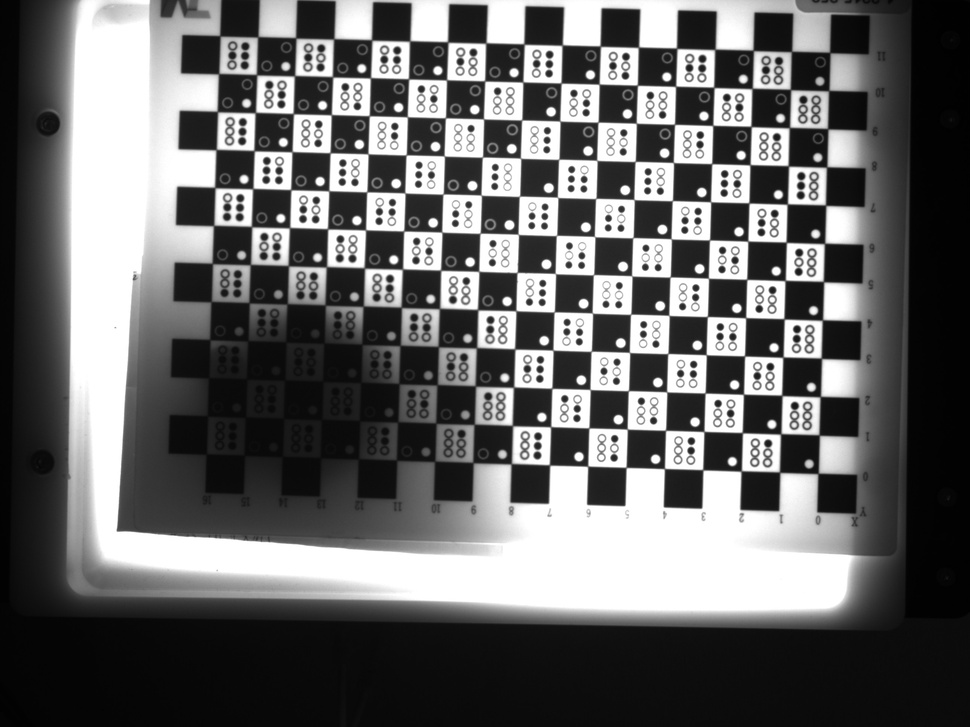
#> input picture Mycode/Correction/26.jpg, 970 x 727 px, shrunk from 2592 x 1944 before the run, found by its file name
$ python singleChessboard.py
#> lines starting #> are read from the running program, lines starting #| are printed output that depends on the picture; after the words box and inside, x2 and y2 are one past the last pixel; in counts of white or black regions, pixels touching at a corner belong together
import cv2
import numpy as np
import os

# 單張圖片路徑
image_path = 'C:\\Users\\123\\Documents\\GitHub\\DobotM1Project\\Mycode\\Correction\\26.jpg'

# 棋盤格規格
CHECKERBOARD = (17, 12)
criteria = (cv2.TERM_CRITERIA_EPS + cv2.TERM_CRITERIA_MAX_ITER, 30, 0.001)

# 讀取圖像
img = cv2.imread(image_path)
#> img is the input picture: shape (727, 970, 3); min 0, max 255, mean 103.9
gray = cv2.cvtColor(img, cv2.COLOR_BGR2GRAY)

# 找出棋盤角點
ret, corners = cv2.findChessboardCorners(gray, CHECKERBOARD, None)
#> ret = True; corners = 204 rows, first 8: [817.9, 473.3], [779.7, 472.1], [741.4, 471], [702.4, 469.5], [664.4, 468.5], [625.5, 467], [588.1, 465.2], [548.8, 464.4]

if ret and corners.shape[0] == CHECKERBOARD[0] * CHECKERBOARD[1]:
    # 精煉角點位置
    corners2 = cv2.cornerSubPix(gray, corners, (11, 11), (-1, -1), criteria)
#> corners2 = 204 rows, first 8: [816.6, 472.2], [778.5, 471.3], [740.5, 469.4], [702.2, 469.3], [663.3, 467.1], [625.1, 466.7], [586.5, 464.6], [548.4, 464.3]

    # 繪製角點
    img_with_points = cv2.drawChessboardCorners(img.copy(), CHECKERBOARD, corners2, ret)
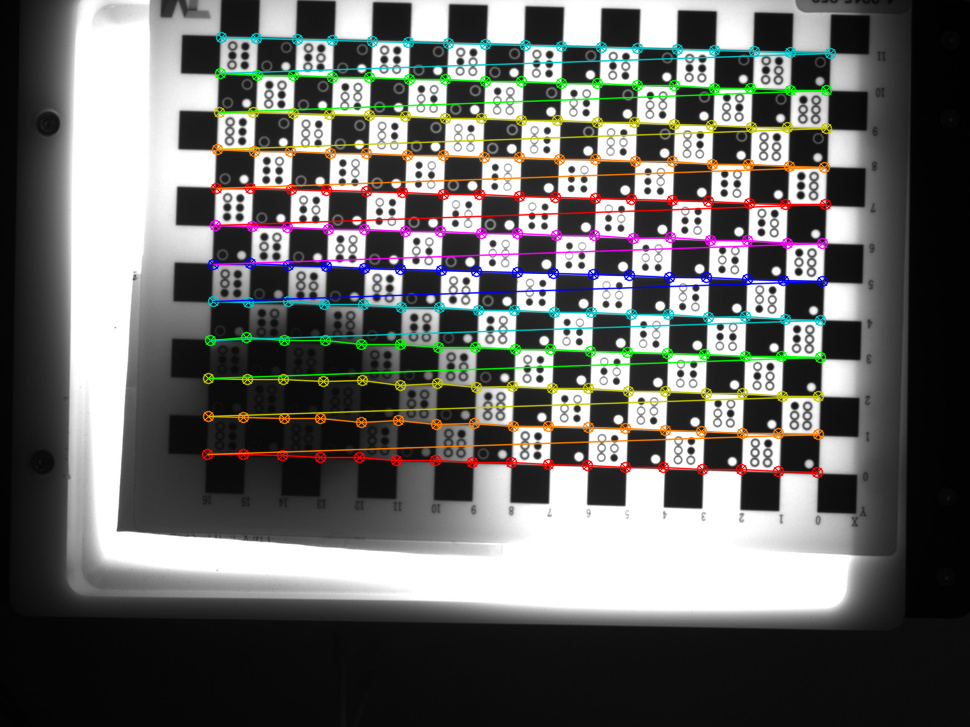
#> img_with_points: shape (727, 970, 3); mean B, G, R 102.1, 104.5, 104.6

    # 儲存點位資料 (id, x, y)
    point_data = []
    for idx, corner in enumerate(corners2):
        x, y = corner.ravel()
        point_data.append([idx, x, y])
        corner_pos = tuple(corner.ravel().astype(int))
        cv2.putText(img_with_points, str(idx), corner_pos, cv2.FONT_HERSHEY_SIMPLEX, 0.5, (0, 255, 0), 1, cv2.LINE_AA)
#> this loop made 204 passes
#> (x, y, corner_pos) on passes 1 to 3: (816.6, 472.2, (816, 472)), (778.5, 471.3, (778, 471)), (740.5, 469.4, (740, 469))
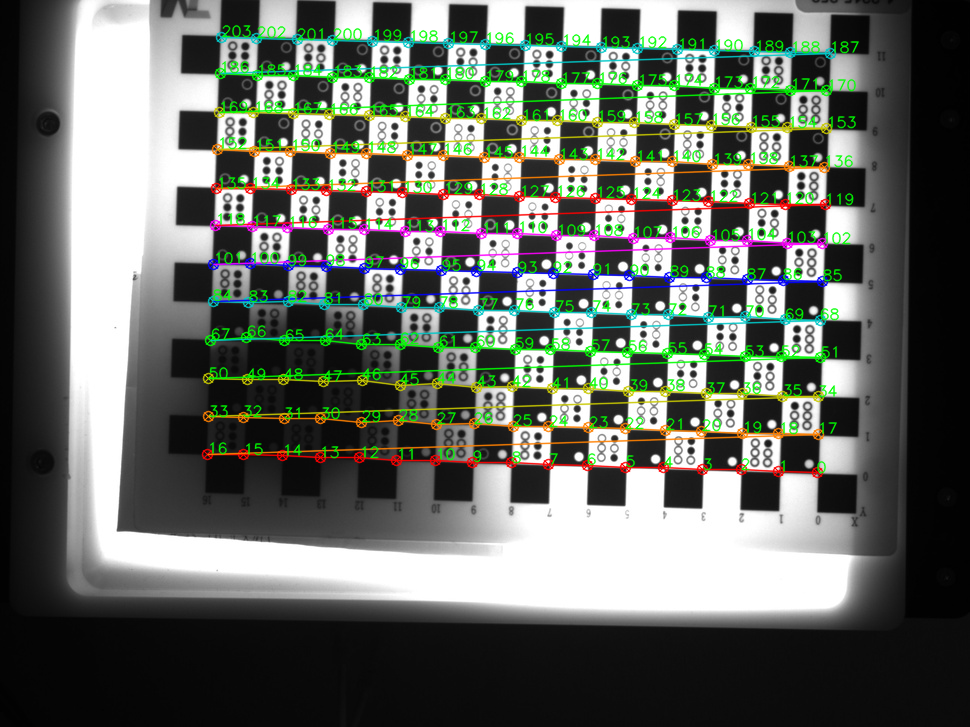
#> img_with_points: shape (727, 970, 3); 4.92% of pixels changed, all inside (x1, y1, x2, y2) = (209, 24, 860, 474)
#> after the loop, point_data = 204 items, first 6: [0, 816.6, 472.2], [1, 778.5, 471.3], [2, 740.5, 469.4], [3, 702.2, 469.3], [4, 663.3, 467.1], [5, 625.1, 466.7]

    # 顯示圖像（視窗可手動縮放）
    cv2.namedWindow("Chessboard with Corner Index", cv2.WINDOW_NORMAL)
    cv2.imshow("Chessboard with Corner Index", img_with_points)
    cv2.waitKey(0)
    cv2.destroyAllWindows()

    # 取得原圖所在資料夾與檔名
    img_dir = os.path.dirname(image_path)
    base_filename = os.path.splitext(os.path.basename(image_path))[0]

    # 儲存標註圖像
    output_img_path = os.path.join(img_dir, base_filename + "_annotated.png")
    cv2.imwrite(output_img_path, img_with_points)
    print(f"已儲存標註圖像：{output_img_path}")

    # 儲存點位資料為 numpy 格式
    points_array = np.array(point_data, dtype=np.float32)
#> points_array = 204 rows, first 8: [0, 816.6, 472.2], [1, 778.5, 471.3], [2, 740.5, 469.4], [3, 702.2, 469.3], [4, 663.3, 467.1], [5, 625.1, 466.7], [6, 586.5, 464.6], [7, 548.4, 464.3]
    output_npy_path = os.path.join(img_dir, base_filename + "_corner_points.npy")
    np.save(output_npy_path, points_array)
    print(f"已儲存角點座標資料：{output_npy_path}")

else:
    print("未偵測到完整的棋盤格角點。")

$ run again, with Mycode/converted_jpgs/1164.jpg copied over Mycode/Correction/26.jpg
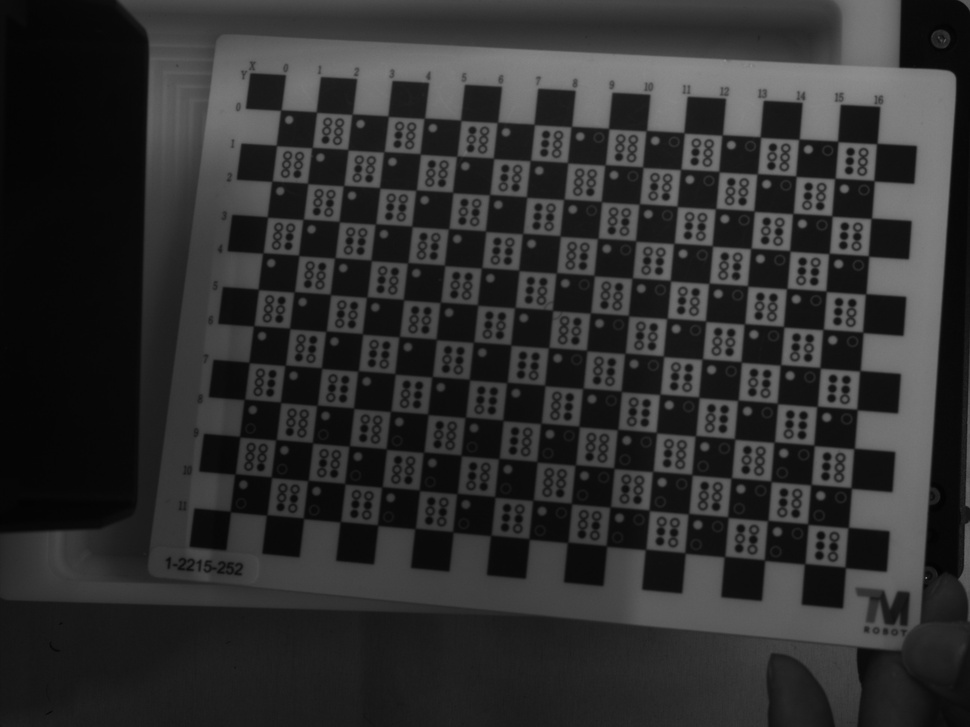
#> input picture Mycode/converted_jpgs/1164.jpg, 970 x 727 px, shrunk from 2592 x 1944 before the run, found by its file name
#> img is the input picture: shape (727, 970, 3); min 1, max 141, mean 46.9
#> ret = True; corners = 204 rows, first 8: [280.9, 109.9], [316.3, 112.2], [352, 114.2], [388.2, 116.2], [424.4, 118.2], [460.7, 120.3], [497.4, 122.3], [534.1, 124.4]
#> corners2 = 204 rows, first 8: [282.5, 111.7], [317.3, 112.9], [352.9, 116.1], [389.2, 117.1], [425.2, 120.1], [461.9, 121.2], [498.3, 124], [535.3, 125.4]
#> `img_with_points = cv2.drawChessboardCorners(img.copy(), CHECKERBOARD, ..`:
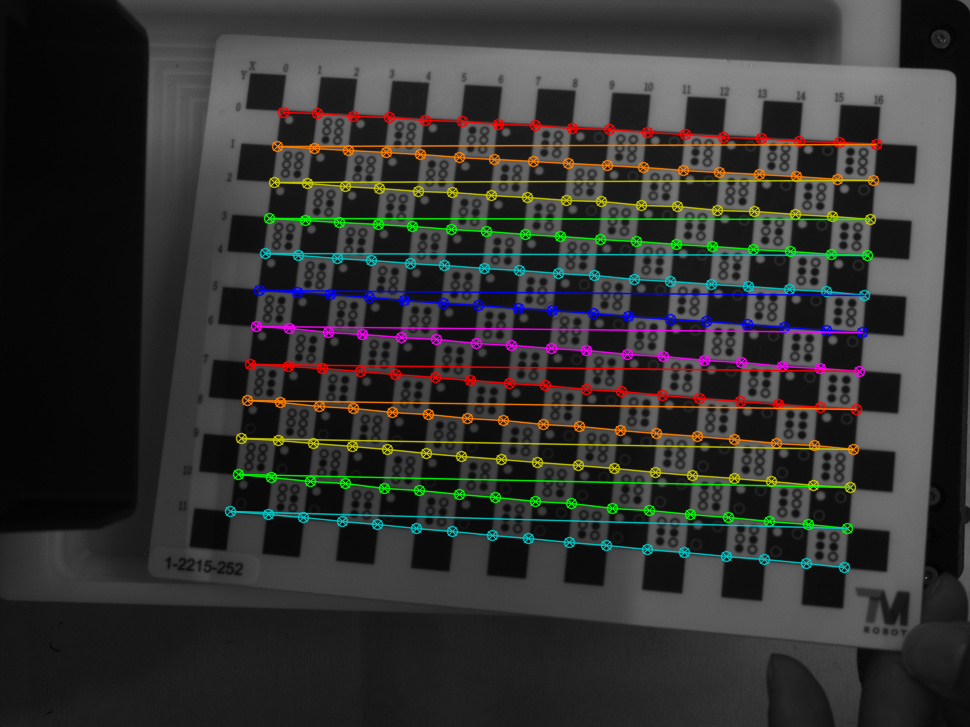
#> img_with_points: shape (727, 970, 3); mean B, G, R 48.3, 50.6, 50.7
#> the loop `for idx, corner in enumerate(corners2):` made 204 passes
#> (x, y, corner_pos) on passes 1 to 3: (282.5, 111.7, (282, 111)), (317.3, 112.9, (317, 112)), (352.9, 116.1, (352, 116))
#> after the loop `for idx, corner in enumerate(corners2):`:
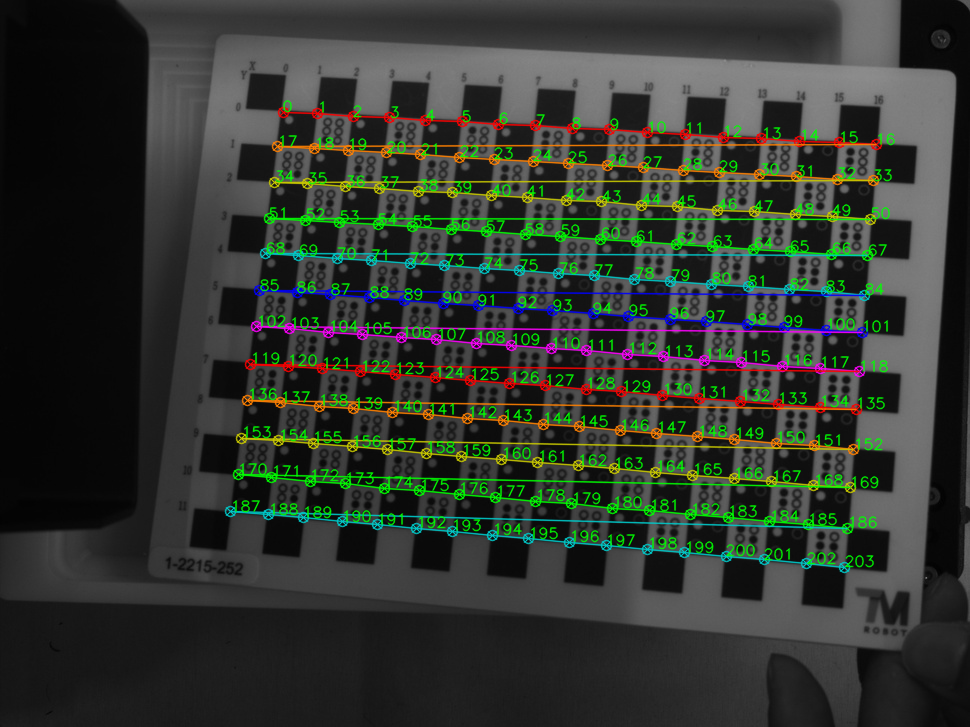
#> img_with_points: shape (727, 970, 3); 4.92% of pixels changed, all inside (x1, y1, x2, y2) = (233, 99, 896, 568)
#> after the loop `for idx, corner in enumerate(corners2):`: point_data = 204 items, first 6: [0, 282.5, 111.7], [1, 317.3, 112.9], [2, 352.9, 116.1], [3, 389.2, 117.1], [4, 425.2, 120.1], [5, 461.9, 121.2]
#> points_array = 204 rows, first 8: [0, 282.5, 111.7], [1, 317.3, 112.9], [2, 352.9, 116.1], [3, 389.2, 117.1], [4, 425.2, 120.1], [5, 461.9, 121.2], [6, 498.3, 124], [7, 535.3, 125.4]

$ run again, with Mycode/converted_jpgs/1276.jpg copied over Mycode/Correction/26.jpg
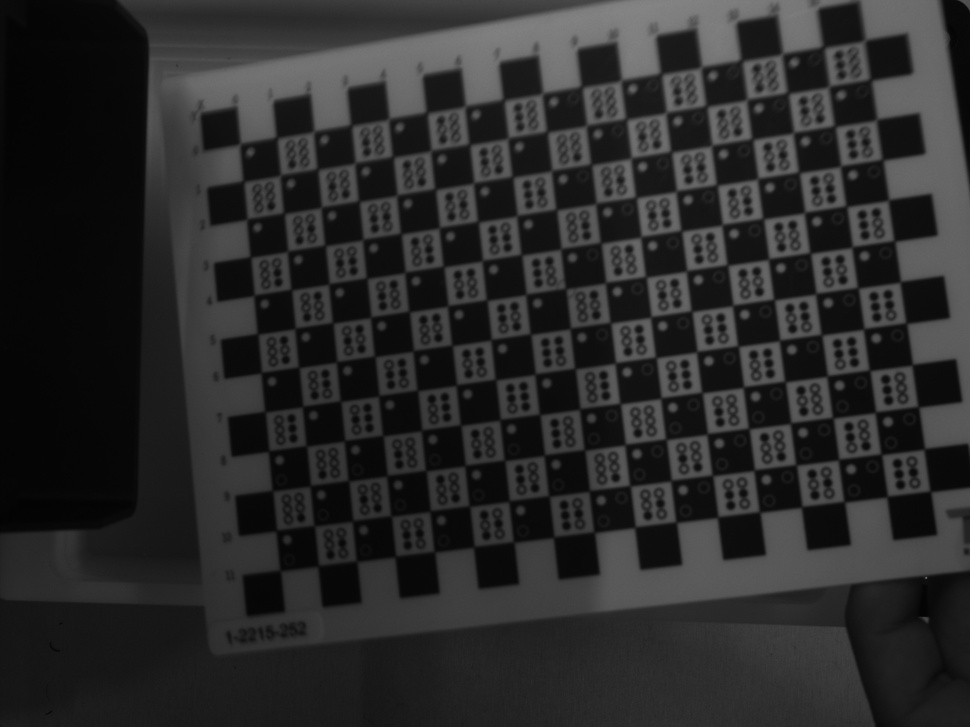
#> input picture Mycode/converted_jpgs/1276.jpg, 970 x 727 px, shrunk from 2592 x 1944 before the run, found by its file name
#> img is the input picture: shape (727, 970, 3); min 2, max 133, mean 42.6
#> ret = True; corners = 204 rows, first 8: [240.5, 150.5], [277.1, 137.2], [314.5, 138], [351.4, 124.7], [389.5, 125], [427, 113], [466, 113.7], [503, 100]
#> corners2 = 204 rows, first 8: [241.6, 145.2], [277.3, 137.9], [314.8, 133], [351.7, 125.4], [389.9, 120.4], [428.1, 113.1], [466, 107.5], [504.8, 100.3]
#> `img_with_points = cv2.drawChessboardCorners(img.copy(), CHECKERBOARD, ..`:
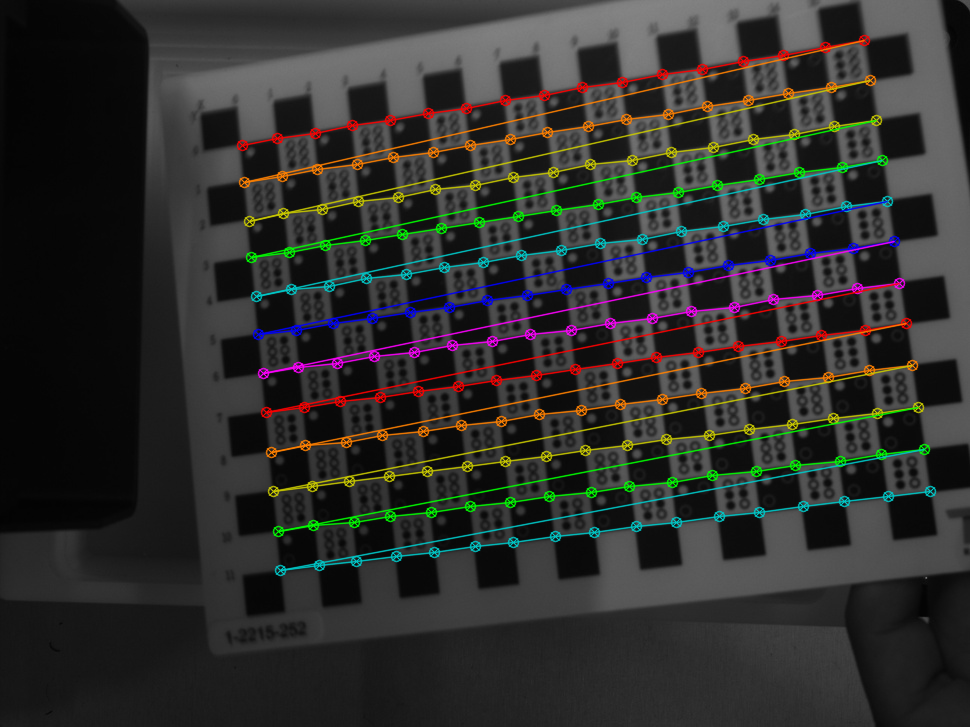
#> img_with_points: shape (727, 970, 3); mean B, G, R 44.1, 46.5, 46.6
#> the loop `for idx, corner in enumerate(corners2):` made 204 passes
#> (x, y, corner_pos) on passes 1 to 3: (241.6, 145.2, (241, 145)), (277.3, 137.9, (277, 137)), (314.8, 133, (314, 133))
#> after the loop `for idx, corner in enumerate(corners2):`:
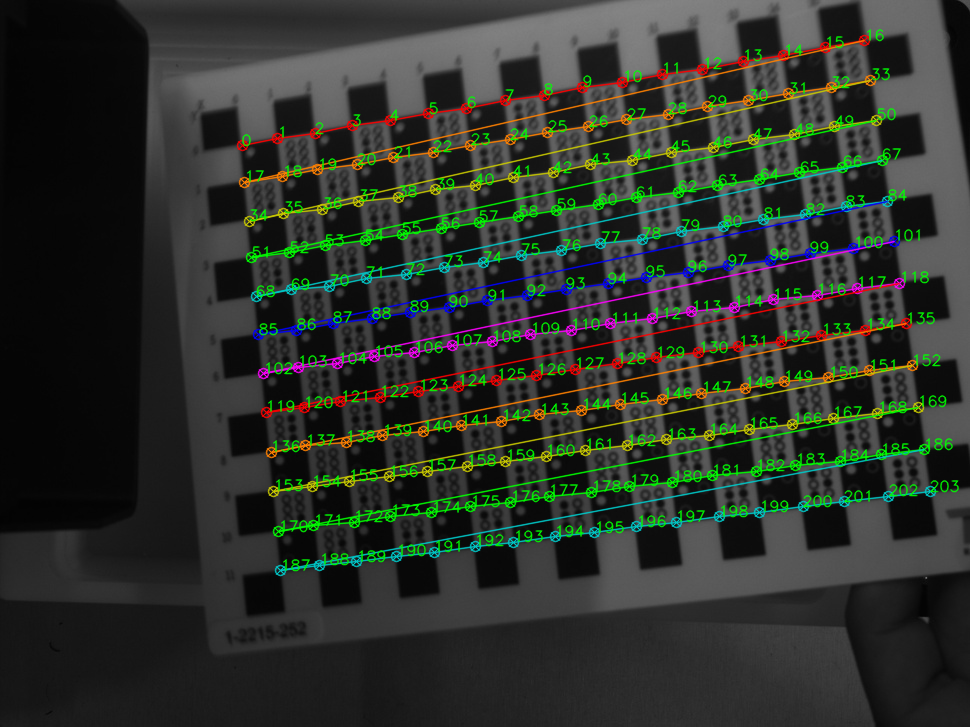
#> img_with_points: shape (727, 970, 3); 4.92% of pixels changed, all inside (x1, y1, x2, y2) = (241, 29, 960, 572)
#> after the loop `for idx, corner in enumerate(corners2):`: point_data = 204 items, first 6: [0, 241.6, 145.2], [1, 277.3, 137.9], [2, 314.8, 133], [3, 351.7, 125.4], [4, 389.9, 120.4], [5, 428.1, 113.1]
#> points_array = 204 rows, first 8: [0, 241.6, 145.2], [1, 277.3, 137.9], [2, 314.8, 133], [3, 351.7, 125.4], [4, 389.9, 120.4], [5, 428.1, 113.1], [6, 466, 107.5], [7, 504.8, 100.3]
